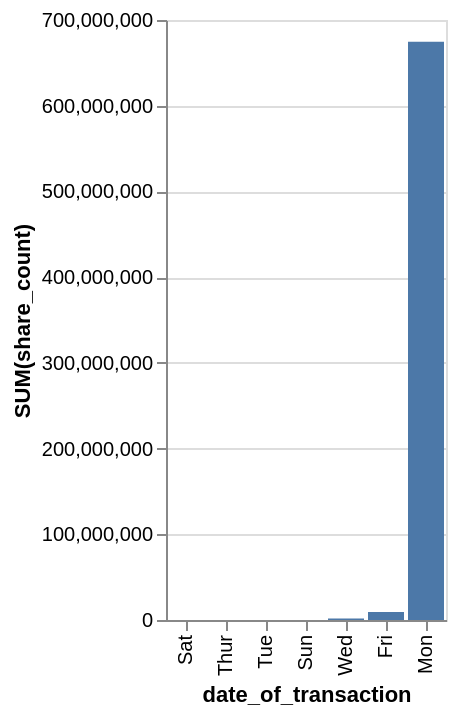

The specification (Vega-Lite) saved for this image:
### Vega-Lite specification from a JSON file in a GitHub repository (floating-point values rounded to 4 significant figures)
{"data": {"values": [{"x_data": "Sat", "y_data": 0}, {"x_data": "Thur", "y_data": 0}, {"x_data": "Tue", "y_data": 96529}, {"x_data": "Sun", "y_data": 97709}, {"x_data": "Wed", "y_data": 1663726}, {"x_data": "Fri", "y_data": 9357173}, {"x_data": "Mon", "y_data": 674529892}]}, "mark": "bar", "encoding": {"x": {"field": "x_data", "type": "nominal", "title": "date_of_transaction", "sort": {"op": "sum", "field": "y_data", "order": "ascending"}}, "y": {"field": "y_data", "type": "quantitative", "title": "SUM(share_count)"}}}
